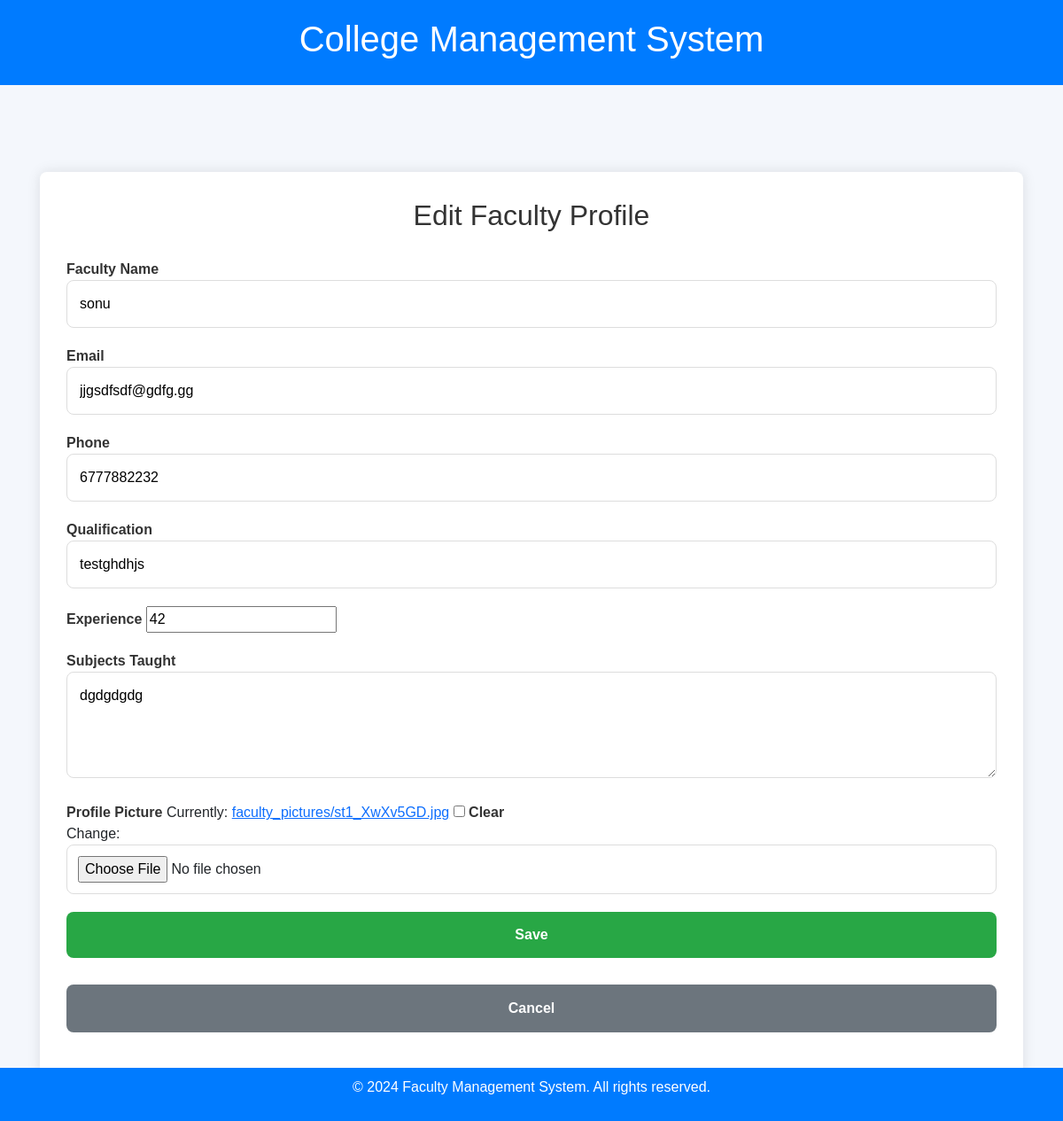
Page /faculty/7/edit/ (signed in) on the committed database.
### core/models.py (models this page shows, shortened)
class Faculty(models.Model):
    name = models.CharField(max_length=100)
    email = models.EmailField(unique=True)
    phone = models.CharField(max_length=15)
    qualification = models.CharField(max_length=200)
    experience = models.PositiveIntegerField(help_text="Experience in years")
    subjects_taught = models.TextField(help_text="List of subjects taught")
    profile_picture = models.ImageField(upload_to='faculty_pictures/', blank=True, null=True)
    avg_rating = models.FloatField(default=0.0)

### core/decorators.py (the view)
        def _wrapped_view(request, *args, **kwargs):
            if request.user.role not in allowed_roles:
                raise PermissionDenied("You do not have permission to access this page.")
            return view_func(request, *args, **kwargs)

### core/forms.py
class FacultyForm(forms.ModelForm):
    class Meta:
        model = Faculty
        fields = ['name', 'email', 'phone', 'qualification', 'experience', 'subjects_taught', 'profile_picture']
        widgets = {
            'subjects_taught': forms.Textarea(attrs={'rows': 3}),
        }

### core/views.py (called while the page is built)
@staff_member_required
@role_required(['admin'])
def edit_faculty(request, pk):
    faculty = get_object_or_404(Faculty, pk=pk)
    if request.method == 'POST':
        form = FacultyForm(request.POST, request.FILES, instance=faculty)
        if form.is_valid():
            form.save()
            return redirect('faculty_detail', pk=faculty.pk)
    else:
        form = FacultyForm(instance=faculty)
    return render(request, 'faculty/faculty_edit.html', {'form': form, 'faculty': faculty})

### core/templates/faculty/faculty_edit.html (shortened to what this page needs)
<!DOCTYPE html>
<html lang="en">
<head>
    <link href="https://cdn.jsdelivr.net/npm/bootstrap@5.3.0-alpha1/dist/css/bootstrap.min.css" rel="stylesheet">
</head>
<body>
    <header>
        <h1>College Management System</h1>
    </header>
    <div class="container mt-5">
        <div class="form-container">
            <h2>Edit Faculty Profile</h2>
            <form method="POST" enctype="multipart/form-data">
                <div class="form-group">
                    <label for="name">Faculty Name</label>
                    {{ form.name }}
                </div>
                <div class="form-group">
                    <label for="email">Email</label>
                    {{ form.email }}
                </div>
                <div class="form-group">
                    <label for="phone">Phone</label>
                    {{ form.phone }}
                </div>
                <div class="form-group">
                    <label for="qualification">Qualification</label>
                    {{ form.qualification }}
                </div>
                <div class="form-group">
                    <label for="experience">Experience</label>
                    {{ form.experience }}
                </div>
                <div class="form-group">
                    <label for="subjects_taught">Subjects Taught</label>
                    {{ form.subjects_taught }}
                </div>
                <div class="form-group">
                    <label for="profile_picture">Profile Picture</label>
                    {{ form.profile_picture }}
                </div>
                <div class="form-group">
                    <button type="submit" class="btn btn-submit">Save</button>
                </div>
                <div class="form-group">
                    <a href="{% url 'faculty_list' %}" class="btn btn-back">Cancel</a>
                </div>
            </form>
        </div>
    </div>
    <footer>
        <p>&copy; 2024 Faculty Management System. All rights reserved.</p>
    </footer>
</body>
</html>

### core/templates/faculty/faculty_edit.html (style rules this page uses)
body { font-family: 'Arial', sans-serif; background-color: #f4f7fc; margin: 0; padding: 0; }
header { background-color: #007bff; color: white; padding: 20px 0; text-align: center; }
footer { background-color: #007bff; color: white; padding: 10px 0; text-align: center; position: fixed; width: 100%; bottom: 0; }
.container { padding: 50px 15px; }
.form-container { background-color: white; border-radius: 8px; box-shadow: 0 0 15px rgba(0, 0, 0, 0.1); padding: 30px; }
.form-container h2 { text-align: center; margin-bottom: 30px; color: #333; }
.form-group { margin-bottom: 20px; }
.form-group label { font-weight: bold; color: #333; }
.form-group input[type="text"], .form-group input[type="email"], .form-group input[type="file"], .form-group textarea { width: 100%; padding: 14px; border-radius: 8px; border: 1px solid #ddd; font-size: 16px; transition: all 0.3s ease; }
.form-group input[type="file"] { padding: 12px; }
.form-group textarea { resize: vertical; min-height: 120px; }
.btn-submit { background-color: #28a745; color: white; font-weight: bold; width: 100%; padding: 14px; border-radius: 8px; border: none; cursor: pointer; transition: background-color 0.3s ease; }
.btn-back { background-color: #6c757d; color: white; font-weight: bold; width: 100%; padding: 14px; border-radius: 8px; text-align: center; margin-top: 10px; transition: background-color 0.3s ease; }

### rows in the picture
Faculty: name "sonu", email "jjgsdfsdf@gdfg.gg", phone "6777882232", qualification "testghdhjs", experience "42", subjects_taught "dgdgdgdg"
